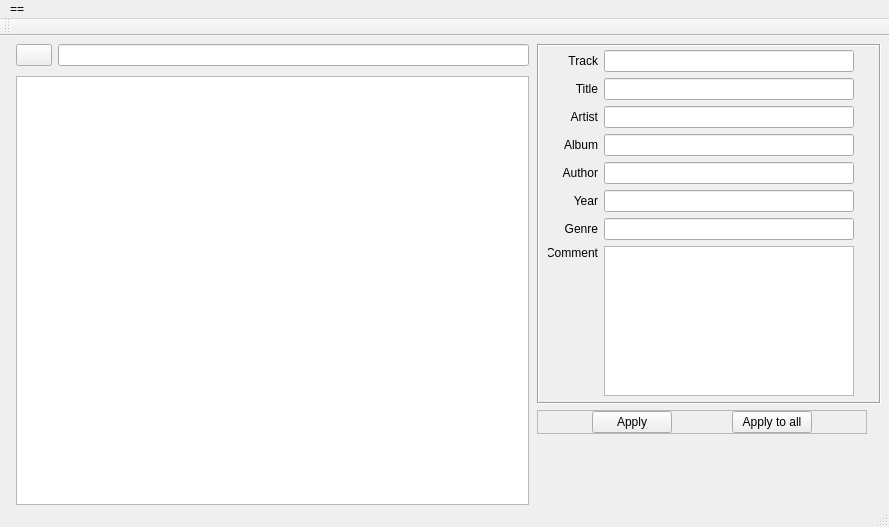
<?xml version="1.0" encoding="UTF-8"?>
<ui version="4.0">
 <class>MainWindow</class>
 <widget class="QMainWindow" name="MainWindow">
  <property name="geometry">
   <rect>
    <x>0</x>
    <y>0</y>
    <width>889</width>
    <height>527</height>
   </rect>
  </property>
  <property name="windowTitle">
   <string>mp3 ID3v2 modifier</string>
  </property>
  <property name="windowIcon">
   <iconset>
    <normaloff>../../PyCharm/mp3metadata/icons/11949967862046187178kid3.svg.med.png</normaloff>../../PyCharm/mp3metadata/icons/11949967862046187178kid3.svg.med.png</iconset>
  </property>
  <widget class="QWidget" name="centralWidget">
   <layout class="QHBoxLayout" name="horizontalLayout_4">
    <item>
     <layout class="QHBoxLayout" name="horizontalLayout">
      <property name="spacing">
       <number>8</number>
      </property>
      <property name="leftMargin">
       <number>16</number>
      </property>
      <property name="topMargin">
       <number>8</number>
      </property>
      <property name="rightMargin">
       <number>8</number>
      </property>
      <item>
       <layout class="QVBoxLayout" name="verticalLayout">
        <property name="leftMargin">
         <number>0</number>
        </property>
        <item>
         <layout class="QHBoxLayout" name="horizontalLayout_3">
          <property name="leftMargin">
           <number>0</number>
          </property>
          <property name="topMargin">
           <number>0</number>
          </property>
          <property name="rightMargin">
           <number>0</number>
          </property>
          <property name="bottomMargin">
           <number>4</number>
          </property>
          <item>
           <widget class="QPushButton" name="PBchoosedirectory">
            <property name="sizePolicy">
             <sizepolicy hsizetype="Minimum" vsizetype="Minimum">
              <horstretch>0</horstretch>
              <verstretch>0</verstretch>
             </sizepolicy>
            </property>
            <property name="minimumSize">
             <size>
              <width>0</width>
              <height>0</height>
             </size>
            </property>
            <property name="maximumSize">
             <size>
              <width>36</width>
              <height>26</height>
             </size>
            </property>
            <property name="text">
             <string/>
            </property>
            <property name="icon">
             <iconset>
              <normaloff>../../PyCharm/mp3metadata/icons/folder-icon.png</normaloff>../../PyCharm/mp3metadata/icons/folder-icon.png</iconset>
            </property>
            <property name="iconSize">
             <size>
              <width>25</width>
              <height>25</height>
             </size>
            </property>
           </widget>
          </item>
          <item>
           <widget class="QLineEdit" name="Edit_path"/>
          </item>
         </layout>
        </item>
        <item>
         <widget class="QTableView" name="TableView">
          <property name="frameShadow">
           <enum>QFrame::Sunken</enum>
          </property>
          <property name="lineWidth">
           <number>2</number>
          </property>
          <property name="editTriggers">
           <set>QAbstractItemView::NoEditTriggers</set>
          </property>
          <property name="tabKeyNavigation">
           <bool>true</bool>
          </property>
          <property name="selectionMode">
           <enum>QAbstractItemView::SingleSelection</enum>
          </property>
          <property name="selectionBehavior">
           <enum>QAbstractItemView::SelectRows</enum>
          </property>
          <property name="showGrid">
           <bool>false</bool>
          </property>
          <property name="gridStyle">
           <enum>Qt::DotLine</enum>
          </property>
          <property name="sortingEnabled">
           <bool>false</bool>
          </property>
          <property name="cornerButtonEnabled">
           <bool>false</bool>
          </property>
          <attribute name="horizontalHeaderHighlightSections">
           <bool>false</bool>
          </attribute>
          <attribute name="verticalHeaderHighlightSections">
           <bool>false</bool>
          </attribute>
         </widget>
        </item>
       </layout>
      </item>
      <item>
       <layout class="QVBoxLayout" name="verticalLayout_3">
        <property name="topMargin">
         <number>0</number>
        </property>
        <item>
         <widget class="QScrollArea" name="scrollArea">
          <property name="enabled">
           <bool>true</bool>
          </property>
          <property name="sizePolicy">
           <sizepolicy hsizetype="Minimum" vsizetype="Ignored">
            <horstretch>1</horstretch>
            <verstretch>1</verstretch>
           </sizepolicy>
          </property>
          <property name="minimumSize">
           <size>
            <width>0</width>
            <height>0</height>
           </size>
          </property>
          <property name="maximumSize">
           <size>
            <width>16777215</width>
            <height>360</height>
           </size>
          </property>
          <property name="baseSize">
           <size>
            <width>0</width>
            <height>800</height>
           </size>
          </property>
          <property name="frameShape">
           <enum>QFrame::Box</enum>
          </property>
          <property name="frameShadow">
           <enum>QFrame::Sunken</enum>
          </property>
          <property name="horizontalScrollBarPolicy">
           <enum>Qt::ScrollBarAlwaysOff</enum>
          </property>
          <property name="sizeAdjustPolicy">
           <enum>QAbstractScrollArea::AdjustToContents</enum>
          </property>
          <property name="widgetResizable">
           <bool>false</bool>
          </property>
          <widget class="QWidget" name="scrollAreaWidgetContents">
           <property name="geometry">
            <rect>
             <x>0</x>
             <y>0</y>
             <width>340</width>
             <height>354</height>
            </rect>
           </property>
           <property name="sizePolicy">
            <sizepolicy hsizetype="Maximum" vsizetype="Maximum">
             <horstretch>0</horstretch>
             <verstretch>0</verstretch>
            </sizepolicy>
           </property>
           <layout class="QHBoxLayout" name="horizontalLayout_2">
            <property name="spacing">
             <number>0</number>
            </property>
            <property name="sizeConstraint">
             <enum>QLayout::SetDefaultConstraint</enum>
            </property>
            <property name="leftMargin">
             <number>9</number>
            </property>
            <property name="rightMargin">
             <number>50</number>
            </property>
            <item>
             <layout class="QVBoxLayout" name="verticalLayout_2">
              <property name="spacing">
               <number>0</number>
              </property>
              <property name="rightMargin">
               <number>0</number>
              </property>
              <item>
               <layout class="QGridLayout" name="gridLayout">
                <property name="rightMargin">
                 <number>0</number>
                </property>
                <property name="spacing">
                 <number>6</number>
                </property>
                <item row="0" column="0">
                 <widget class="QLabel" name="label">
                  <property name="sizePolicy">
                   <sizepolicy hsizetype="Maximum" vsizetype="Preferred">
                    <horstretch>0</horstretch>
                    <verstretch>0</verstretch>
                   </sizepolicy>
                  </property>
                  <property name="minimumSize">
                   <size>
                    <width>50</width>
                    <height>0</height>
                   </size>
                  </property>
                  <property name="text">
                   <string>Track</string>
                  </property>
                  <property name="alignment">
                   <set>Qt::AlignRight|Qt::AlignTrailing|Qt::AlignVCenter</set>
                  </property>
                 </widget>
                </item>
                <item row="8" column="0">
                 <widget class="QLabel" name="label_6">
                  <property name="sizePolicy">
                   <sizepolicy hsizetype="Maximum" vsizetype="Preferred">
                    <horstretch>0</horstretch>
                    <verstretch>0</verstretch>
                   </sizepolicy>
                  </property>
                  <property name="minimumSize">
                   <size>
                    <width>50</width>
                    <height>0</height>
                   </size>
                  </property>
                  <property name="text">
                   <string>Year</string>
                  </property>
                  <property name="alignment">
                   <set>Qt::AlignRight|Qt::AlignTrailing|Qt::AlignVCenter</set>
                  </property>
                 </widget>
                </item>
                <item row="12" column="0">
                 <widget class="QLabel" name="label_7">
                  <property name="sizePolicy">
                   <sizepolicy hsizetype="Maximum" vsizetype="Preferred">
                    <horstretch>0</horstretch>
                    <verstretch>0</verstretch>
                   </sizepolicy>
                  </property>
                  <property name="minimumSize">
                   <size>
                    <width>50</width>
                    <height>0</height>
                   </size>
                  </property>
                  <property name="text">
                   <string>Comment</string>
                  </property>
                  <property name="alignment">
                   <set>Qt::AlignRight|Qt::AlignTop|Qt::AlignTrailing</set>
                  </property>
                  <property name="margin">
                   <number>0</number>
                  </property>
                 </widget>
                </item>
                <item row="12" column="1">
                 <widget class="QPlainTextEdit" name="TextEdit_comment">
                  <property name="sizePolicy">
                   <sizepolicy hsizetype="Fixed" vsizetype="Fixed">
                    <horstretch>0</horstretch>
                    <verstretch>0</verstretch>
                   </sizepolicy>
                  </property>
                  <property name="minimumSize">
                   <size>
                    <width>250</width>
                    <height>0</height>
                   </size>
                  </property>
                  <property name="maximumSize">
                   <size>
                    <width>250</width>
                    <height>150</height>
                   </size>
                  </property>
                 </widget>
                </item>
                <item row="10" column="1">
                 <widget class="QLineEdit" name="Edit_genre">
                  <property name="sizePolicy">
                   <sizepolicy hsizetype="Fixed" vsizetype="Fixed">
                    <horstretch>0</horstretch>
                    <verstretch>0</verstretch>
                   </sizepolicy>
                  </property>
                  <property name="minimumSize">
                   <size>
                    <width>250</width>
                    <height>0</height>
                   </size>
                  </property>
                 </widget>
                </item>
                <item row="10" column="0">
                 <widget class="QLabel" name="label_8">
                  <property name="sizePolicy">
                   <sizepolicy hsizetype="Maximum" vsizetype="Preferred">
                    <horstretch>0</horstretch>
                    <verstretch>0</verstretch>
                   </sizepolicy>
                  </property>
                  <property name="minimumSize">
                   <size>
                    <width>50</width>
                    <height>0</height>
                   </size>
                  </property>
                  <property name="text">
                   <string>Genre</string>
                  </property>
                  <property name="alignment">
                   <set>Qt::AlignRight|Qt::AlignTrailing|Qt::AlignVCenter</set>
                  </property>
                 </widget>
                </item>
                <item row="6" column="0">
                 <widget class="QLabel" name="label_5">
                  <property name="sizePolicy">
                   <sizepolicy hsizetype="Maximum" vsizetype="Preferred">
                    <horstretch>0</horstretch>
                    <verstretch>0</verstretch>
                   </sizepolicy>
                  </property>
                  <property name="minimumSize">
                   <size>
                    <width>50</width>
                    <height>0</height>
                   </size>
                  </property>
                  <property name="text">
                   <string>Author</string>
                  </property>
                  <property name="alignment">
                   <set>Qt::AlignRight|Qt::AlignTrailing|Qt::AlignVCenter</set>
                  </property>
                 </widget>
                </item>
                <item row="4" column="0">
                 <widget class="QLabel" name="label_4">
                  <property name="sizePolicy">
                   <sizepolicy hsizetype="Maximum" vsizetype="Preferred">
                    <horstretch>0</horstretch>
                    <verstretch>0</verstretch>
                   </sizepolicy>
                  </property>
                  <property name="minimumSize">
                   <size>
                    <width>50</width>
                    <height>0</height>
                   </size>
                  </property>
                  <property name="text">
                   <string>Album</string>
                  </property>
                  <property name="alignment">
                   <set>Qt::AlignRight|Qt::AlignTrailing|Qt::AlignVCenter</set>
                  </property>
                 </widget>
                </item>
                <item row="4" column="1">
                 <widget class="QLineEdit" name="Edit_album">
                  <property name="sizePolicy">
                   <sizepolicy hsizetype="Fixed" vsizetype="Fixed">
                    <horstretch>0</horstretch>
                    <verstretch>0</verstretch>
                   </sizepolicy>
                  </property>
                  <property name="minimumSize">
                   <size>
                    <width>250</width>
                    <height>0</height>
                   </size>
                  </property>
                 </widget>
                </item>
                <item row="8" column="1">
                 <widget class="QLineEdit" name="Edit_year">
                  <property name="sizePolicy">
                   <sizepolicy hsizetype="Fixed" vsizetype="Fixed">
                    <horstretch>0</horstretch>
                    <verstretch>0</verstretch>
                   </sizepolicy>
                  </property>
                  <property name="minimumSize">
                   <size>
                    <width>250</width>
                    <height>0</height>
                   </size>
                  </property>
                 </widget>
                </item>
                <item row="0" column="1">
                 <widget class="QLineEdit" name="Edit_track">
                  <property name="sizePolicy">
                   <sizepolicy hsizetype="Fixed" vsizetype="Fixed">
                    <horstretch>0</horstretch>
                    <verstretch>0</verstretch>
                   </sizepolicy>
                  </property>
                  <property name="minimumSize">
                   <size>
                    <width>250</width>
                    <height>0</height>
                   </size>
                  </property>
                 </widget>
                </item>
                <item row="6" column="1">
                 <widget class="QLineEdit" name="Edit_author">
                  <property name="sizePolicy">
                   <sizepolicy hsizetype="Fixed" vsizetype="Fixed">
                    <horstretch>0</horstretch>
                    <verstretch>0</verstretch>
                   </sizepolicy>
                  </property>
                  <property name="minimumSize">
                   <size>
                    <width>250</width>
                    <height>0</height>
                   </size>
                  </property>
                 </widget>
                </item>
                <item row="2" column="0">
                 <widget class="QLabel" name="label_2">
                  <property name="sizePolicy">
                   <sizepolicy hsizetype="Maximum" vsizetype="Preferred">
                    <horstretch>0</horstretch>
                    <verstretch>0</verstretch>
                   </sizepolicy>
                  </property>
                  <property name="minimumSize">
                   <size>
                    <width>50</width>
                    <height>0</height>
                   </size>
                  </property>
                  <property name="text">
                   <string>Artist</string>
                  </property>
                  <property name="alignment">
                   <set>Qt::AlignRight|Qt::AlignTrailing|Qt::AlignVCenter</set>
                  </property>
                 </widget>
                </item>
                <item row="1" column="0">
                 <widget class="QLabel" name="label_3">
                  <property name="sizePolicy">
                   <sizepolicy hsizetype="Maximum" vsizetype="Preferred">
                    <horstretch>0</horstretch>
                    <verstretch>0</verstretch>
                   </sizepolicy>
                  </property>
                  <property name="minimumSize">
                   <size>
                    <width>50</width>
                    <height>0</height>
                   </size>
                  </property>
                  <property name="text">
                   <string>Title</string>
                  </property>
                  <property name="alignment">
                   <set>Qt::AlignRight|Qt::AlignTrailing|Qt::AlignVCenter</set>
                  </property>
                 </widget>
                </item>
                <item row="2" column="1">
                 <widget class="QLineEdit" name="Edit_artist">
                  <property name="sizePolicy">
                   <sizepolicy hsizetype="Fixed" vsizetype="Fixed">
                    <horstretch>0</horstretch>
                    <verstretch>0</verstretch>
                   </sizepolicy>
                  </property>
                  <property name="minimumSize">
                   <size>
                    <width>250</width>
                    <height>0</height>
                   </size>
                  </property>
                 </widget>
                </item>
                <item row="1" column="1">
                 <widget class="QLineEdit" name="Edit_title">
                  <property name="sizePolicy">
                   <sizepolicy hsizetype="Fixed" vsizetype="Fixed">
                    <horstretch>0</horstretch>
                    <verstretch>0</verstretch>
                   </sizepolicy>
                  </property>
                  <property name="minimumSize">
                   <size>
                    <width>250</width>
                    <height>0</height>
                   </size>
                  </property>
                 </widget>
                </item>
               </layout>
              </item>
             </layout>
            </item>
           </layout>
          </widget>
         </widget>
        </item>
        <item>
         <widget class="QFrame" name="frame">
          <property name="maximumSize">
           <size>
            <width>330</width>
            <height>16777215</height>
           </size>
          </property>
          <property name="frameShape">
           <enum>QFrame::StyledPanel</enum>
          </property>
          <property name="frameShadow">
           <enum>QFrame::Raised</enum>
          </property>
          <layout class="QHBoxLayout" name="horizontalLayout_5">
           <item>
            <spacer name="horizontalSpacer_6">
             <property name="orientation">
              <enum>Qt::Horizontal</enum>
             </property>
             <property name="sizeHint" stdset="0">
              <size>
               <width>0</width>
               <height>20</height>
              </size>
             </property>
            </spacer>
           </item>
           <item>
            <widget class="QPushButton" name="PBapply">
             <property name="text">
              <string>Apply</string>
             </property>
            </widget>
           </item>
           <item>
            <spacer name="horizontalSpacer_4">
             <property name="orientation">
              <enum>Qt::Horizontal</enum>
             </property>
             <property name="sizeHint" stdset="0">
              <size>
               <width>0</width>
               <height>20</height>
              </size>
             </property>
            </spacer>
           </item>
           <item>
            <widget class="QPushButton" name="PBapplytoall">
             <property name="text">
              <string>Apply to all</string>
             </property>
            </widget>
           </item>
           <item>
            <spacer name="horizontalSpacer_5">
             <property name="orientation">
              <enum>Qt::Horizontal</enum>
             </property>
             <property name="sizeHint" stdset="0">
              <size>
               <width>0</width>
               <height>20</height>
              </size>
             </property>
            </spacer>
           </item>
          </layout>
         </widget>
        </item>
        <item>
         <spacer name="verticalSpacer">
          <property name="orientation">
           <enum>Qt::Vertical</enum>
          </property>
          <property name="sizeHint" stdset="0">
           <size>
            <width>20</width>
            <height>0</height>
           </size>
          </property>
         </spacer>
        </item>
       </layout>
      </item>
     </layout>
    </item>
   </layout>
   <zorder>plainTextEdit</zorder>
   <zorder>horizontalLayoutWidget</zorder>
  </widget>
  <widget class="QMenuBar" name="menuBar">
   <property name="geometry">
    <rect>
     <x>0</x>
     <y>0</y>
     <width>889</width>
     <height>21</height>
    </rect>
   </property>
   <widget class="QMenu" name="menu">
    <property name="geometry">
     <rect>
      <x>258</x>
      <y>99</y>
      <width>135</width>
      <height>103</height>
     </rect>
    </property>
    <property name="title">
     <string>==</string>
    </property>
    <addaction name="action"/>
    <addaction name="separator"/>
    <addaction name="actionExit"/>
   </widget>
   <addaction name="menu"/>
  </widget>
  <widget class="QToolBar" name="mainToolBar">
   <property name="enabled">
    <bool>false</bool>
   </property>
   <attribute name="toolBarArea">
    <enum>TopToolBarArea</enum>
   </attribute>
   <attribute name="toolBarBreak">
    <bool>true</bool>
   </attribute>
  </widget>
  <widget class="QStatusBar" name="statusBar"/>
  <action name="action">
   <property name="text">
    <string>???</string>
   </property>
  </action>
  <action name="actionExit">
   <property name="text">
    <string>Exit</string>
   </property>
  </action>
  <action name="action_3">
   <property name="text">
    <string>?????</string>
   </property>
  </action>
 </widget>
 <layoutdefault spacing="6" margin="0"/>
 <resources/>
 <connections/>
</ui>
